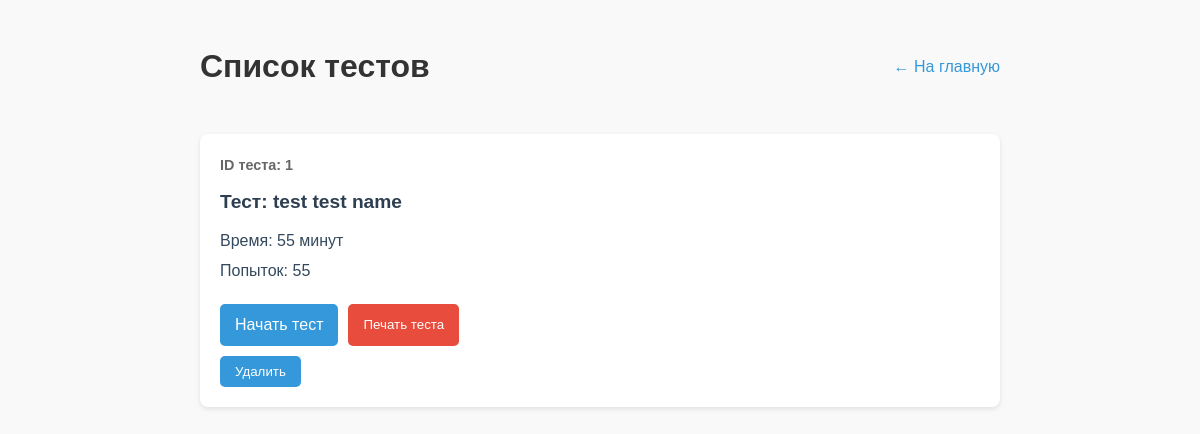
The app's page /tests (signed in), older data.
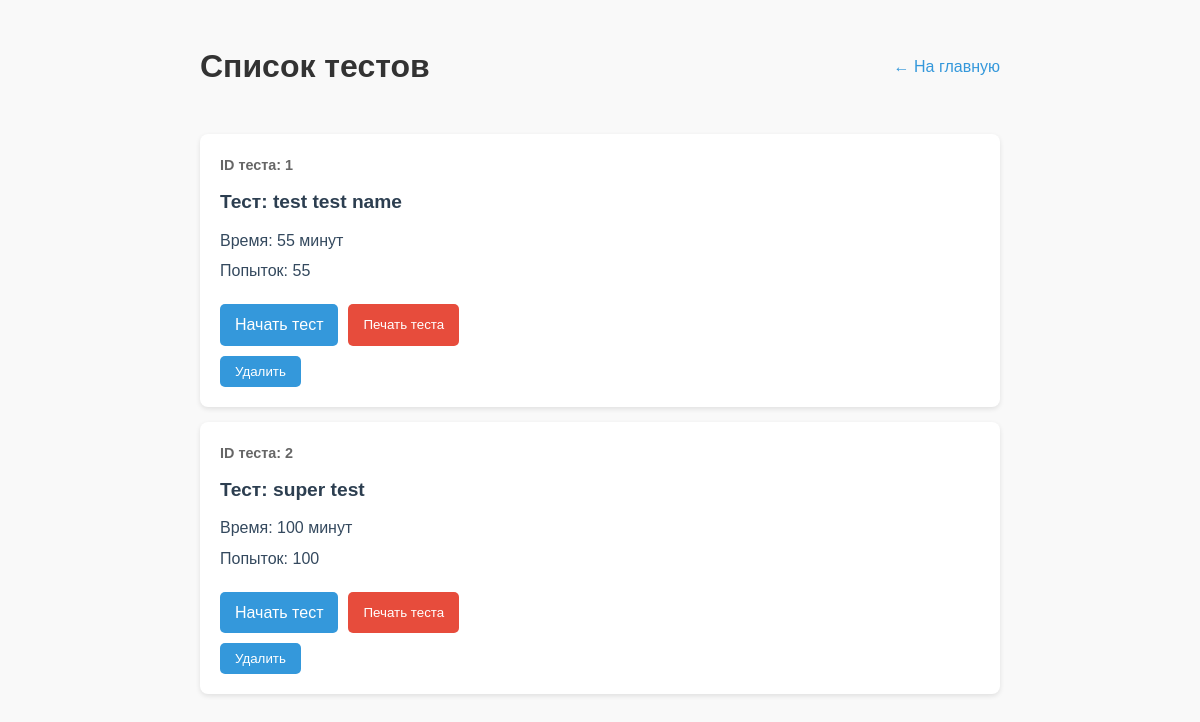
The same page, newer data.
### tables this page shows
CREATE TABLE tests (id INTEGER PRIMARY KEY AUTOINCREMENT, time INTEGER NOT NULL, attempts INTEGER NOT NULL, tasks_id TEXT NOT NULL, access_code TEXT, test_name TEXT);

### app.py (the view)
@app.route('/tests')
def view_tests():
    if 'user_id' not in session:
        return redirect(url_for('login'))
    tests = get_all_tests()
    conn = sqlite3.connect(DB_PATH)
    cursor = conn.cursor()
    cursor.execute("SELECT 1 FROM teachers WHERE user_id = ?", (session['user_id'],))
    is_teacher = cursor.fetchone() is not None
    conn.close()
    return render_template('tests.html', tests=tests,
        is_teacher=is_teacher, user=session.get('user_info'))

### app.py (called while the page is built)
def get_all_tests():
    conn = sqlite3.connect(DB_PATH)
    cursor = conn.cursor()
    cursor.execute("SELECT * FROM tests")
    tests = cursor.fetchall()
    conn.close()
    return tests

### templates/tests.html (shortened to what this page needs)
<!DOCTYPE html>
<html lang="ru">
<head>
</head>
<body>
    <div class="header">
        <h1>Список тестов</h1>
        <a href="/" class="back-link">← На главную</a>
    </div>
    {% if tests %}
        {% for test in tests %}
        {% if not test[4] or user.username != 'Гость' %}
        <div class="test">
            <div class="test-id">ID теста: {{ test[0] }}</div>
            <div class="test-title">Тест: {{ test[5] }}</div>
            <div class="test-info">Время: {{ test[1] }} минут</div>
            <div class="test-info">Попыток: {{ test[2] }}</div>
            <div class="test-actions">
                <a href="{{ url_for('start_test', test_id=test[0]) }}" class="btn">Начать тест</a>
                {% if is_teacher %}
                    <button onclick="printTest({{ test[0] }})" class="btn btn-pdf">
                        Печать теста
                    </button>
                {% endif %}
            </div>
            {% if user.username == 'admin' %}
            <form method="POST" action="{{ url_for('admin_delete_test', test_id=test[0]) }}" style="display: inline;">
                <button type="submit" class="btn btn-danger" onclick="return confirm('Вы уверены, что хотите удалить этот тест?')">
                     Удалить
                </button>
            </form>
            {% endif %}
        </div>
        {% endif %}
        {% endfor %}
    {% else %}
        <div class="no-tests">
            Тесты не найдены. Вы можете создать новый тест.
        </div>
    {% endif %}
</body>
</html>

### templates/tests.html (style rules this page uses)
body { font-family: Arial, sans-serif; line-height: 1.6; margin: 0; padding: 20px; max-width: 800px; margin: 0 auto; background-color: #f9f9f9; }
.header { display: flex; justify-content: space-between; align-items: center; margin-bottom: 20px; }
h1 { color: #333; }
.back-link { color: #3498db; text-decoration: none; }
.test { background: white; margin: 15px 0; padding: 20px; border-radius: 8px; box-shadow: 0 2px 5px rgba(0,0,0,0.1); }
.test-id { font-weight: bold; color: #666; font-size: 0.9em; }
.test-title { font-size: 1.2em; color: #2c3e50; margin: 10px 0; font-weight: bold; }
.test-info { margin: 5px 0; color: #34495e; }
.btn { display: inline-block; padding: 8px 15px; background-color: #3498db; color: white; border: none; border-radius: 5px; text-decoration: none; margin-top: 10px; }
.test-actions { display: flex; gap: 10px; margin-top: 10px; }
.btn-pdf { background-color: #e74c3c; color: white; }

Row changes from the older to the newer data that the page shows:
added tests: id "2", test_name "super test", time "100", attempts "100"
